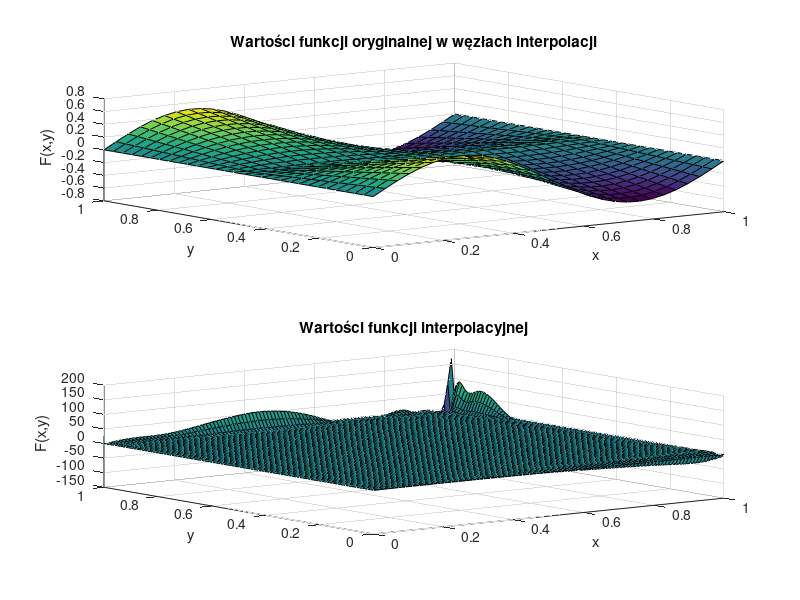

MATLAB code to generate this figure:
function [M,N,P,R,x_coarse,y_coarse,F_coarse,x_fine,y_fine,F_fine] = zadanie5()

close all;

P = 100; % liczba unikalnych współrzędnych x punktów dla których będzie obliczana interpolacja
R = 100; % liczba unikalnych współrzędnych y punktów dla których będzie obliczana interpolacja
M = 30;
N = 30;

% Generowanie węzłów interpolacji na płaszczyźnie
x_coarse = linspace(0, 1, M);
y_coarse = linspace(0, 1, N);
[X_coarse, Y_coarse] = meshgrid(x_coarse, y_coarse);

% Wyznaczenie wartości funkcji oryginalnej w węzłach
F_coarse = sin(X_coarse*2*pi) .* abs(Y_coarse-0.5);

MN = M*N;
xvec_coarse = reshape(X_coarse, MN, 1);
yvec_coarse = reshape(Y_coarse, MN, 1);
fvec_coarse = reshape(F_coarse, MN, 1);

% Macierz Vandermonde'a dla interpolacji 2d
V = zeros(M*N, M*N);
for i = 0:(M-1)
    for j = 0:(N-1)
        V(:, i*N + j + 1) = xvec_coarse.^i .* yvec_coarse.^j;
    end
end

% Współczynniki wielomianu interpolacyjnego
coeffs = V \ fvec_coarse;

% Obliczanie wartości funkcji interpolującej na gęstszej siatce
x_fine = linspace(0, 1, P);
y_fine = linspace(0, 1, R);
[X_fine, Y_fine] = meshgrid(x_fine, y_fine);

% zadanie B: zdefiniuj obliczenia wartości wielomianu interpolującego. Rezultat obliczeń zapisz w zmiennej F_fine.
F_fine = zeros(size(X_fine));
for i = 0:(M - 1)
    for j = 0:(N - 1)
        F_fine = F_fine + coeffs(i * N + j + 1) * X_fine .^ i .* Y_fine .^ j;
    end
end

figure;

subplot(2, 1, 1);
surf(X_coarse, Y_coarse, F_coarse);
xlabel('x');
ylabel('y');
zlabel('F(x,y)');
title('Wartości funkcji oryginalnej w węzłach interpolacji');

subplot(2, 1, 2);
surf(X_fine, Y_fine, F_fine);
xlabel('x');
ylabel('y');
zlabel('F(x,y)');
title('Wartości funkcji interpolacyjnej');

saveas(gcf, 'zadanie5.png');
end